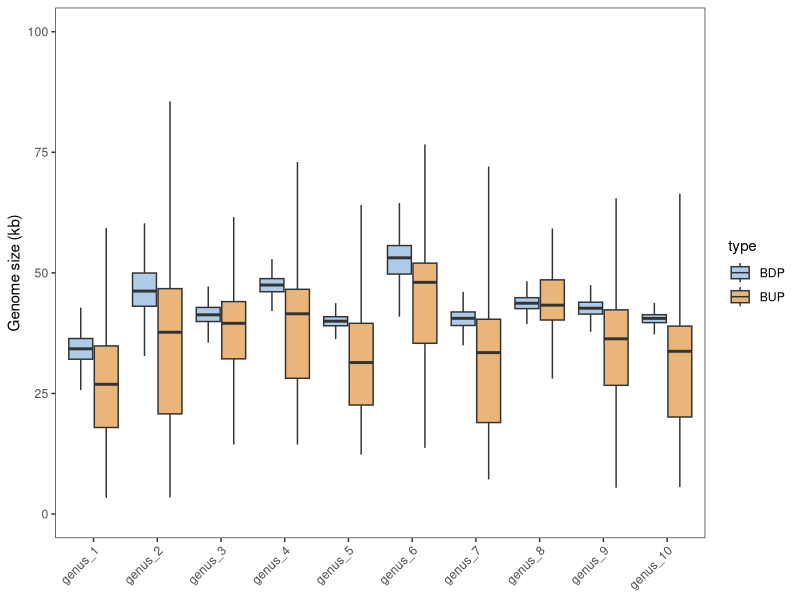
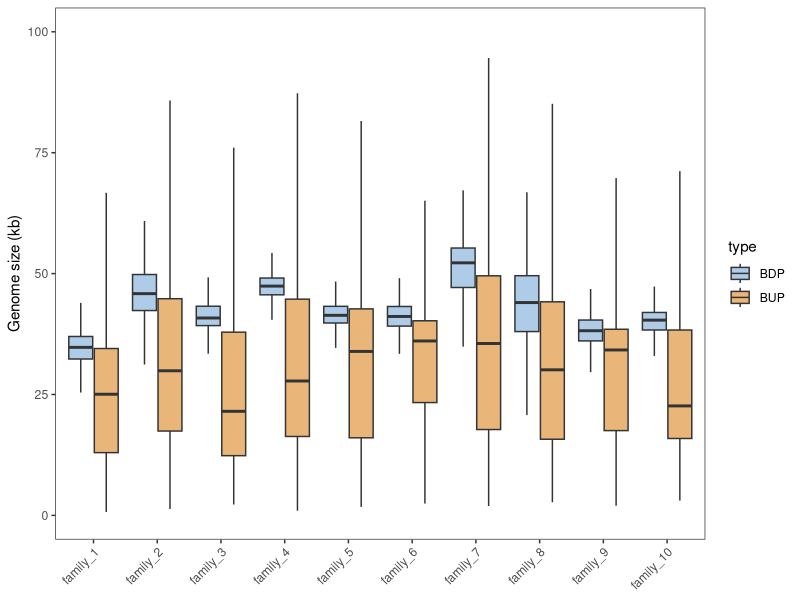
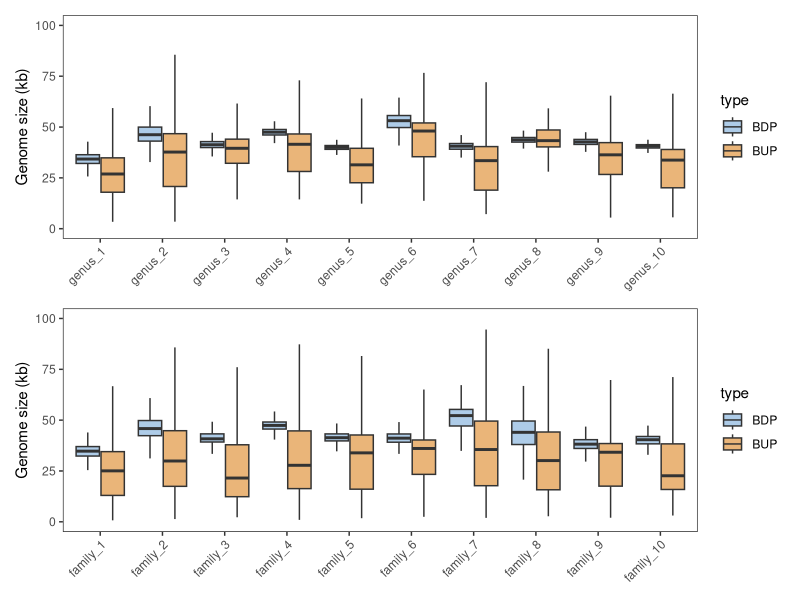

Recreate these plots in R, in order.
library(ggplot2)
library(ggpubr)
library(dplyr)
library(patchwork)  

df1=read.table('top10_genus_len.tsv',head=TRUE,sep='\t')
df2=read.table('top10_family_len.tsv',head=TRUE,sep='\t')

df1$cluster <- factor(df1$cluster,levels = c('genus_1','genus_2','genus_3','genus_4','genus_5',
                                             'genus_6','genus_7','genus_8','genus_9','genus_10'))
df2$cluster <- factor(df2$cluster,levels = c('family_1','family_2','family_3','family_4','family_5',
                                             'family_6','family_7','family_8','family_9','family_10'))

p1 <- ggplot(df1, aes(x = cluster, y = genome_size/1000, fill = type)) +
  geom_boxplot(position = position_dodge(width = 0.8),outlier.shape = NA) +  # 并排箱线图
  scale_fill_manual(values=c('#AECCE8','#EAB579'))+
  labs(x = NULL, y = "Genome size (kb)") +ylim(0,100)+
  theme_bw()+
  theme(axis.text.x =element_text(angle = 45, hjust = 1, vjust = 1),
        panel.grid.major = element_blank(),
        panel.grid.minor = element_blank())
p1
p2 <- ggplot(df2, aes(x = cluster, y = genome_size/1000, fill = type)) +
  geom_boxplot(position = position_dodge(width = 0.8),outlier.shape = NA) +  # 并排箱线图
  labs(x = NULL, y = "Genome size (kb)") +ylim(0,100)+
  theme_bw()+
  scale_fill_manual(values=c('#AECCE8','#EAB579'))+
  theme(axis.text.x =element_text(angle = 45, hjust = 1, vjust = 1),
        panel.grid.major = element_blank(),
        panel.grid.minor = element_blank())
p2
p=p1/p2
p

